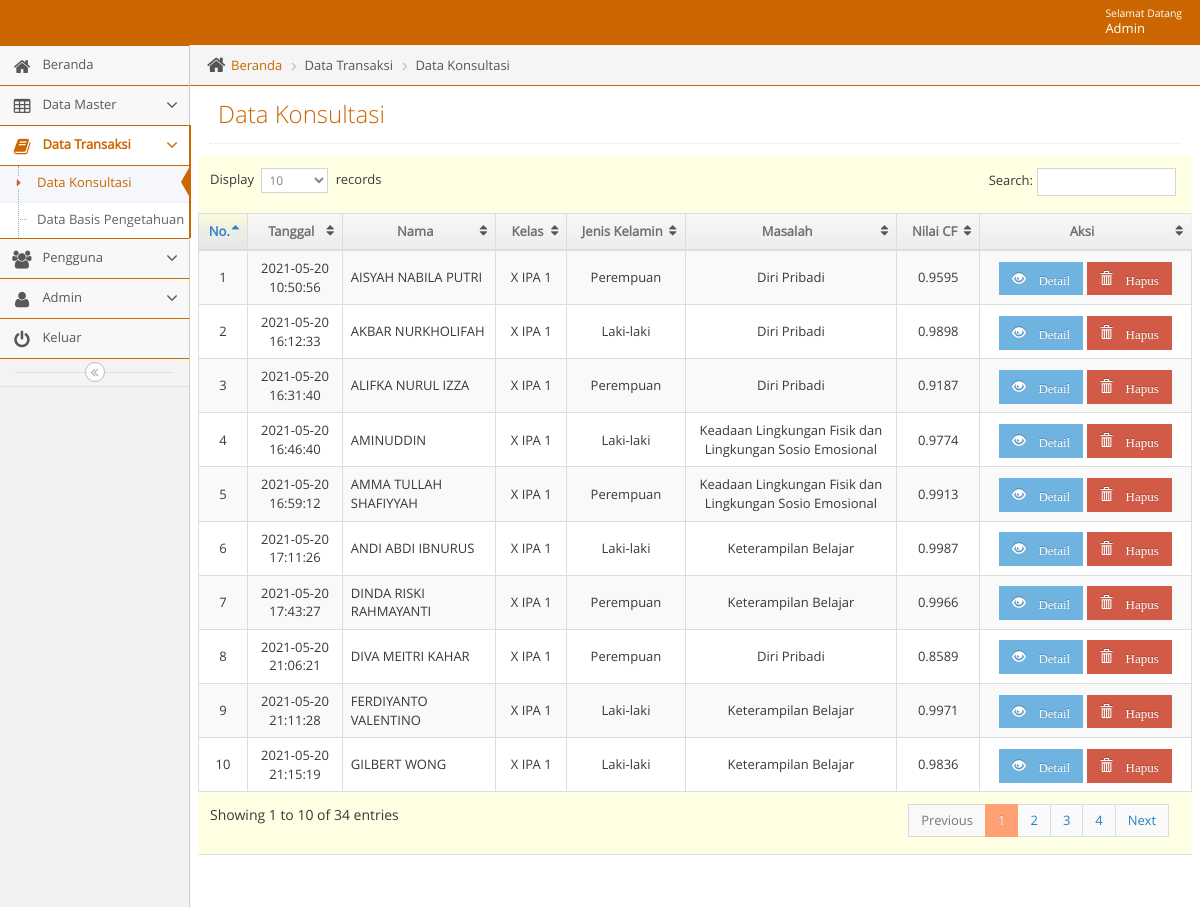
The page /admin/adminmainapp.php?unit=konsultasi_unit&act=datagrid (signed in) on the database its author committed.
### tables this page shows
CREATE TABLE `t_hasil` (
  `kode_hasil` int(11) NOT NULL,
  `bidang_masalah` text NOT NULL,
  `item_masalah` text NOT NULL,
  `nilai_cf` varchar(16) NOT NULL,
  `tanggal` datetime NOT NULL,
  `hasil_id` varchar(11) NOT NULL,
  `kode_siswa` varchar(11) NOT NULL
);

CREATE TABLE `t_siswa` (
  `id_siswa` int(11) NOT NULL,
  `nama_siswa` varchar(100) NOT NULL,
  `jenis_kelamin` enum('Laki-laki','Perempuan') NOT NULL,
  `kelas` varchar(10) NOT NULL,
  `kode_siswa` varchar(11) NOT NULL
);

CREATE TABLE `t_bidang_masalah` (
  `id_bidang_masalah` int(11) NOT NULL,
  `kode_bidang_masalah` varchar(5) NOT NULL,
  `nama_bidang_masalah` varchar(100) NOT NULL,
  `detail_bidang_masalah` varchar(500) NOT NULL,
  `layanan` varchar(1000) NOT NULL
);

### admin/unit/konsultasi_unit.php (the view, shortened to what this page needs)
<?php
$act = $_GET['act'];
switch($act){
    case "datagrid":
        ?>
<?php
include("../admin/leftbar.php");
?>
<div class="main-content">
  <div class="main-content-inner">
    <div class="breadcrumbs ace-save-state" id="breadcrumbs">
      <ul class="breadcrumb">
        <li>
          <i class="ace-icon fa fa-home home-icon"></i>
          <a href="adminmainapp.php?unit=dashboard">Beranda</a>
        </li>
        <li>Data Transaksi</li>
        <li>Data Konsultasi</li>
      </ul>
    </div>
    <div class="page-content">
      <div class="page-header">
        <h1>Data Konsultasi</h1>
      </div>
      <div class="row">
        <div class="col-xs-12">
          <div class="row">
            <div class="box box-primary">
              <div class="box-body table-responsive padding">
                <table id="datatable" class="table table-striped table-bordered table-hover">
                  <thead>
                    <tr>
                      <th style="text-align: center; width: 6%">No.</th>
                      <th style="text-align: center; width: 10%">Tanggal</th>
                      <th style="text-align: center; width: 15%">Nama</th>
                      <th style="text-align: center; width: 8%">Kelas</th>
                      <th style="text-align: center; width: 12%">Jenis Kelamin</th>
                      <th style="text-align: center; width: 20%">Masalah</th>
                      <th style="text-align: center; width: 9%">Nilai CF</th>
                      <th style="text-align: center; width: 20%">Aksi</th>
                    </tr>
                  </thead>
                  <tbody>
                    <?php $no=1;
                          $qdatagrid ="SELECT
                            t_hasil.kode_hasil, t_hasil.tanggal, t_hasil.nilai_cf, t_hasil.hasil_id,
                            t_bidang_masalah.kode_bidang_masalah, t_bidang_masalah.nama_bidang_masalah,
                            t_siswa.kode_siswa, t_siswa.nama_siswa, t_siswa.kelas, t_siswa.jenis_kelamin
                            FROM
                              t_hasil
                            JOIN t_bidang_masalah ON t_hasil.hasil_id = t_bidang_masalah.kode_bidang_masalah
									          JOIN t_siswa ON t_hasil.kode_siswa = t_siswa.kode_siswa";
                            $rdatagrid = mysqli_query($mysqli, $qdatagrid);
                            while($ddatagrid=mysqli_fetch_assoc($rdatagrid)) {
                                echo "
                                <tr >
                                     <td style= text-align:center;vertical-align:middle >$no</td>
                                     <td style= text-align:center;vertical-align:middle>$ddatagrid[tanggal]</td>
                                     <td style= text-align:left;vertical-align:middle>".ucwords("$ddatagrid[nama_siswa]")."</td>
                                     <td style= text-align:center;vertical-align:middle>$ddatagrid[kelas]</td>
                                     <td style= text-align:center;vertical-align:middle>$ddatagrid[jenis_kelamin]</td>
                                     <td style= text-align:center;vertical-align:middle>$ddatagrid[nama_bidang_masalah]</td>
                                     <td style= text-align:center;vertical-align:middle>$ddatagrid[nilai_cf]</td>
                                     <td style=text-align:center;vertical-align:middle>
                                         <a href=?unit=konsultasi_unit&act=detail&kode_hasil=$ddatagrid[kode_hasil] class='btn btn-sm btn-info glyphicon glyphicon-eye-open' > Detail</a>
                                         <a href=?unit=konsultasi_unit&act=delete&kode_hasil=$ddatagrid[kode_hasil] class='btn btn-sm btn-danger glyphicon glyphicon-trash' onclick='return confirm(\"Yakin Akan Menghapus Data?\")'> Hapus</a>
                                     </td>
                                </tr>
                                ";
                                $no++;
                             }
                             ?>
                  </tbody>
                </table>
              </div>
            </div>
          </div>
        </div>
      </div>
    </div>
  </div>
</div>
<?php
            include("../admin/footer.php");
            ?>
</body>
</html>
<?php
        break;
            ?>
<?php
}

### admin/head.php (shortened to what this page needs)
<?php error_reporting(0);
$page=$_REQUEST['unit'];
$act1=$_REQUEST['act'];
$active='class="active"';
$open='class="active open"';
?>
<!DOCTYPE html>
<html lang="en">
    <head>
        <link rel="stylesheet" href="../css/backend/css/bootstrap.min.css" />
        <link rel="stylesheet" href="../css/backend/font-awesome/4.5.0/css/font-awesome.min.css" />
        <link rel="stylesheet" href="../css/backend/css/ace.min.css" class="ace-main-stylesheet" id="main-ace-style" />
        <link rel="stylesheet" href="../css/backend/css/ace-skins.min.css" />
        <link rel="stylesheet" href="../css/backend/css/ace-rtl.min.css" />
		<link rel='stylesheet prefetch' href='../css/tentang/style.css'>
    </head>

### admin/navbar.php (shortened to what this page needs)
<body class="no-skin">
        <?php
        require_once '../lib/koneksi.php';
        if ($_SESSION['status'] == 'Admin') {
          $qupdate = "SELECT * FROM  t_admin WHERE nama_pengguna = '".$_SESSION['nm_pengguna']."'";
         $rupdate = mysqli_query($mysqli, $qupdate);
         $dupdate = mysqli_fetch_assoc($rupdate);
        }
        else {
          $qupdate = "SELECT * FROM  t_user WHERE nama_pengguna = '".$_SESSION['nm_pengguna']."'";
          $rupdate = mysqli_query($mysqli, $qupdate);
          $dupdate = mysqli_fetch_assoc($rupdate);
        }
        ?>
        <div id="navbar" class="navbar navbar-default ace-save-state">
          <div class="navbar-container ace-save-state" id="navbar-container">
            <div class="navbar-buttons navbar-header pull-right" role="navigation">
              <ul class="nav ace-nav">
                <li class="light-blue dropdown-modal">
                  <a data-toggle="dropdown" href="#" class="dropdown-toggle">
                    <span class="user-info"><small>Selamat Datang</small>  <?php echo ucwords($dupdate['nama']); ?></span>
                  </a>
                </li>
              </ul>
            </div>
        </div>
    </div>

### admin/adminmainapp.php
<?php
   include("../admin/head.php");
?>
<?php
   include("../admin/navbar.php");
?>
<div class="main-container ace-save-state" id="main-container">
<?php
    require_once('content.php');
?>

### admin/content.php (shortened to what this page needs)
<?php
$unit = $_GET['unit'];
if($unit == "produk_unit") {
    require_once 'unit/produk_unit.php';
}
else if($unit == "dashboard") {
    require_once 'unit/dashboard.php';
}
else if($unit == "tentangbidangmasalah_unit") {
    require_once 'unit/tentangbidangmasalah_unit.php';
}
else if($unit == "p_dashboard") {
    require_once 'unit/p_dashboard.php';
}
else if($unit == "p_bidang_masalah_unit") {
    require_once 'unit/p_bidang_masalah_unit.php';
}
else if($unit == "p_cf_unit") {
    require_once 'unit/p_cf_unit.php';
}
else if($unit == "bidang_masalah_unit") {
    require_once 'unit/bidang_masalah_unit.php';
}
else if($unit == "item_masalah_unit") {
    require_once 'unit/item_masalah_unit.php';
}
else if($unit == "dbp_unit") {
    require_once 'unit/dbp_unit.php';
}
else if($unit == "admin_unit") {
    require_once 'unit/admin_unit.php';
}
else if($unit == "pengguna_unit") {
    require_once 'unit/pengguna_unit.php';
}
else if($unit == "konsultasi_unit") {
    require_once 'unit/konsultasi_unit.php';
}
else if($unit == "p_item_masalah_unit") {
    require_once 'unit/p_item_masalah_unit.php';
}

### admin/leftbar.php (shortened to what this page needs)
<div id="sidebar" class="sidebar responsive ace-save-state">
  <ul class="nav nav-list" >
      <?php
                                  if ($_SESSION['status'] == "Admin"){
                                    ?>
    <li <?php if ($page=='dashboard') {echo $active;}?>>
        <a href="adminmainapp.php?unit=dashboard">
        <i class="menu-icon fa fa-home"></i>
        <span class="menu-text"> Beranda </span>
      </a>
    </li>
    <li  <?php if ($page=='bidang_masalah_unit' or $page=='item_masalah_unit' or $page=='tentangbidangmasalah_unit') {echo $open;}?>>
      <a href="#" class="dropdown-toggle">
        <i class="menu-icon fa fa-table"></i>
        <span class="menu-text"> Data Master </span>
        <b class="arrow fa fa-angle-down"></b>
      </a>
    </li>
    <li  <?php if ($page=='dbp_unit' or $page=='konsultasi_unit') {echo $open;}?>>
      <a href="#" class="dropdown-toggle">
        <i class="menu-icon fa fa-book"></i>
        <span class="menu-text"> Data Transaksi </span>
        <b class="arrow fa fa-angle-down"></b>
      </a>
      <ul class="submenu">
          <li <?php if ($page=='konsultasi_unit' && $act1=='datagrid') {echo $active;}?>>
            <a href="adminmainapp.php?unit=konsultasi_unit&act=datagrid"><i class="menu-icon fa fa-caret-right"></i>Data Konsultasi</a>
          </li>
          <li <?php if ($page=='dbp_unit' && $act1=='datagrid') {echo $active;}?>>
            <a href="adminmainapp.php?unit=dbp_unit&act=datagrid"><i class="menu-icon fa fa-caret-right"></i>Data Basis Pengetahuan</a>
          </li>
      </ul>
    </li>
    <li <?php if ($page=='pengguna_unit') {echo $open;}?>>
      <a href="#" class="dropdown-toggle">
        <i class="menu-icon fa fa-users"></i>
        <span class="menu-text"> Pengguna </span>
        <b class="arrow fa fa-angle-down"></b>
      </a>
    </li>
    <li <?php if ($page=='admin_unit') {echo $open;}?>>
      <a href="#" class="dropdown-toggle">
        <i class="menu-icon fa fa-user"></i>
        <span class="menu-text"> Admin </span>
        <b class="arrow fa fa-angle-down"></b>
      </a>
    </li>
     <?php
                                }
                                ?>
    <li>
        <a href="logout.php">
        <i class="menu-icon fa fa-power-off"></i>
        <span class="menu-text"> Keluar </span>
      </a>
    </li>
  </ul>
  <div class="sidebar-toggle sidebar-collapse" id="sidebar-collapse">
    <i id="sidebar-toggle-icon" class="ace-icon fa fa-angle-double-left ace-save-state" data-icon1="ace-icon fa fa-angle-double-left" data-icon2="ace-icon fa fa-angle-double-right"></i>
  </div>
</div>

### admin/footer.php (shortened to what this page needs)
  <div class="space-20"></div>
</div>

### css/tentang/style.css (style rules this page uses)
html { font-family:sans-serif; -ms-text-size-adjust:100%; -webkit-text-size-adjust:100% }
body { margin:0 }
a { background-color:transparent }
b,strong { font-weight:700 }
h1 { font-size:2em; margin:.67em 0 }
small { font-size:80% }
table { border-collapse:collapse; border-spacing:0 }
td,th { padding:0 }
.border-box,article,body,code,dd,div,dl,dt,fieldset,footer,form,header,html,input[type=email],input[type=password],input[type=tel],input[type=text],input[type=url],li,main,ol,p,pre,section,textarea,ul { box-sizing:border-box }

### rows shown on the page
t_hasil: tanggal "2021-05-20 10:50:56", t_siswa.nama_siswa "AISYAH NABILA PUTRI", t_siswa.kelas "X IPA 1", t_siswa.jenis_kelamin "Perempuan", t_bidang_masalah.nama_bidang_masalah "Diri Pribadi", nilai_cf "0.9595"
t_hasil: tanggal "2021-05-20 16:12:33", t_siswa.nama_siswa "AKBAR NURKHOLIFAH", t_siswa.kelas "X IPA 1", t_siswa.jenis_kelamin "Laki-laki", t_bidang_masalah.nama_bidang_masalah "Diri Pribadi", nilai_cf "0.9898"
t_hasil: tanggal "2021-05-20 16:31:40", t_siswa.nama_siswa "ALIFKA NURUL IZZA", t_siswa.kelas "X IPA 1", t_siswa.jenis_kelamin "Perempuan", t_bidang_masalah.nama_bidang_masalah "Diri Pribadi", nilai_cf "0.9187"
t_hasil: tanggal "2021-05-20 16:46:40", t_siswa.nama_siswa "AMINUDDIN", t_siswa.kelas "X IPA 1", t_siswa.jenis_kelamin "Laki-laki", t_bidang_masalah.nama_bidang_masalah "Keadaan Lingkungan Fisik dan Lingkungan Sosio Emosional", nilai_cf "0.9774"
t_hasil: tanggal "2021-05-20 16:59:12", t_siswa.nama_siswa "AMMA TULLAH SHAFIYYAH", t_siswa.kelas "X IPA 1", t_siswa.jenis_kelamin "Perempuan", t_bidang_masalah.nama_bidang_masalah "Keadaan Lingkungan Fisik dan Lingkungan Sosio Emosional", nilai_cf "0.9913"
t_hasil: tanggal "2021-05-20 17:11:26", t_siswa.nama_siswa "ANDI ABDI IBNURUS", t_siswa.kelas "X IPA 1", t_siswa.jenis_kelamin "Laki-laki", t_bidang_masalah.nama_bidang_masalah "Keterampilan Belajar", nilai_cf "0.9987"
t_hasil: tanggal "2021-05-20 17:43:27", t_siswa.nama_siswa "DINDA RISKI RAHMAYANTI", t_siswa.kelas "X IPA 1", t_siswa.jenis_kelamin "Perempuan", t_bidang_masalah.nama_bidang_masalah "Keterampilan Belajar", nilai_cf "0.9966"
t_hasil: tanggal "2021-05-20 21:06:21", t_siswa.nama_siswa "DIVA MEITRI KAHAR", t_siswa.kelas "X IPA 1", t_siswa.jenis_kelamin "Perempuan", t_bidang_masalah.nama_bidang_masalah "Diri Pribadi", nilai_cf "0.8589"
t_hasil: tanggal "2021-05-20 21:11:28", t_siswa.nama_siswa "FERDIYANTO VALENTINO", t_siswa.kelas "X IPA 1", t_siswa.jenis_kelamin "Laki-laki", t_bidang_masalah.nama_bidang_masalah "Keterampilan Belajar", nilai_cf "0.9971"
t_hasil: tanggal "2021-05-20 21:15:19", t_siswa.nama_siswa "GILBERT WONG", t_siswa.kelas "X IPA 1", t_siswa.jenis_kelamin "Laki-laki", t_bidang_masalah.nama_bidang_masalah "Keterampilan Belajar", nilai_cf "0.9836"

### other values the page prints
$dupdate['nama'] "Admin"
